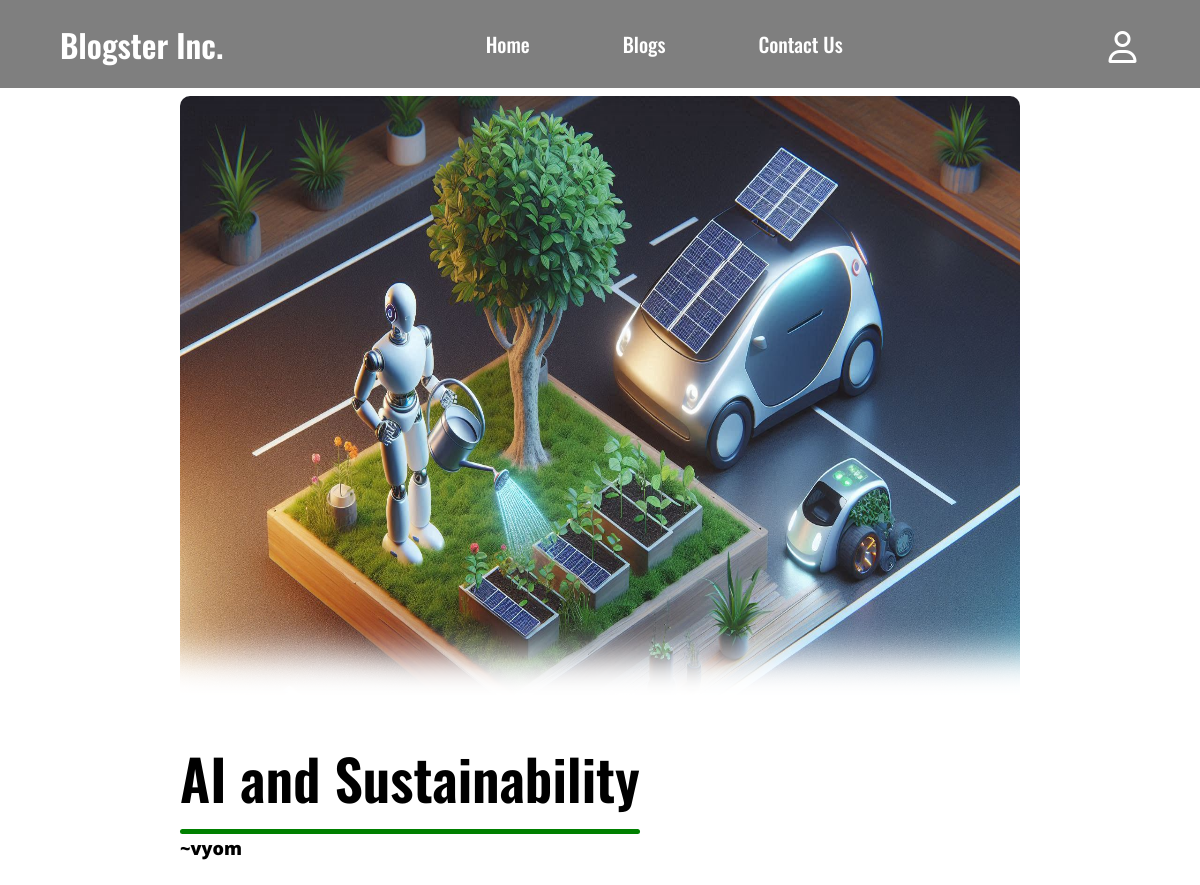
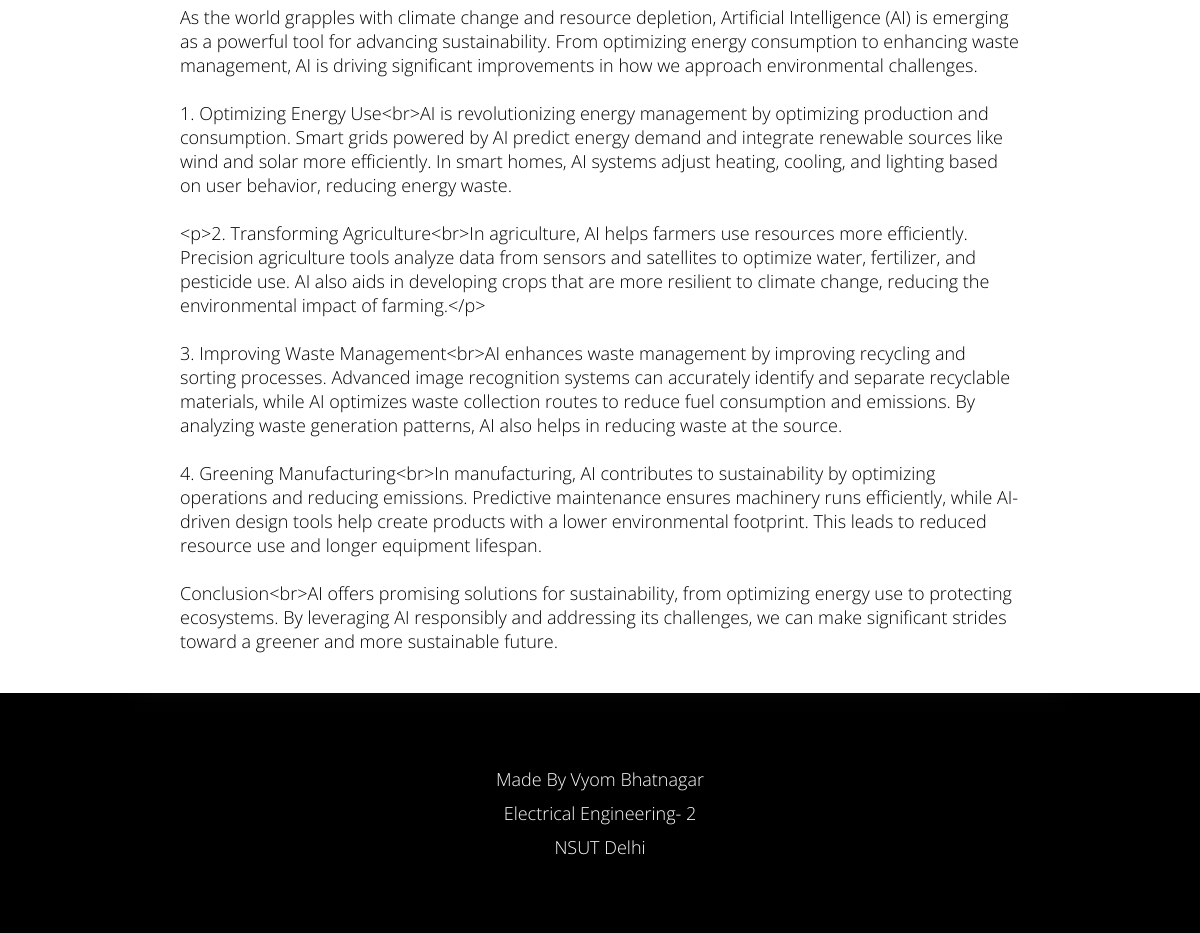
The app's page /blogs/showcase/12 with its own data (2 pictures, top to bottom).
### dexter/models.py (models this page shows)
class Blog(models.Model):
    id = models.AutoField(primary_key=True)
    author = models.ForeignKey(User, blank=False, null=False, on_delete=models.CASCADE)
    title = models.CharField(max_length=100)
    content = models.CharField(max_length=2500)
    img = models.ImageField(upload_to='pics')

### dexter/views.py (the view)
# urls.py: path('blogs/showcase/<int:id>', views.showcase, name = "showcase"),
def showcase(request, id):
    try:
        item = Blog.objects.get(id = id)
    except:
        print("404")
        return redirect('/')
    else:
        if request.user.is_authenticated:
            return render(request, "showcase.html", {"blog":item, "user":request.user})
        return render(request, "showcase.html", {"blog":item})

### templates/showcase.html (shortened to what this page needs)
{% extends 'base.html' %}
{% load static %}
    {% block content %}
    <main>
        <div class="top">
            {% if blog.img %}
            <img src="{{blog.img.url}}" alt="Avatar" style="width:100%">
            {% else %}
            <img src="{% static '/images/default.jpg' %}" alt="default">
            {% endif %}
        </div>
        <div class="base">
            <div class="title">
                <h2>{{blog.title}} </h2>
                <div class="divider"></div>
                <div style="font-weight: 900;" >~{{blog.author.username}}</div>
            </div>
            <div class="content">
                <p>{{blog.content|linebreaksbr}} </p>
            </div>
        </div>
    </main>
    {% endblock %}

### static/css/style.css (style rules this page uses)
* { padding: 0; margin: 0; box-sizing: border-box; }
body { font-family: 'Open Sans', sans-serif; font-weight: 100; font-size: 18px; }
.top { font-size: 1.5rem; color: green; font-weight: bold; }
.divider { width: 60vw; height: 5px; background-color: black; margin: auto; border-radius: 100vw; }

### templates/showcase.html (style rules this page uses)
h2 { font-family: 'Oswald', sans-serif; font-weight: 600; font-size: 3.5rem; text-align: left; }
main { width: 70vw; margin: auto; }
.top { margin-top: 12vh; }
.title { width: fit-content; }
.top img { display: block; height: 80vh; margin: auto; border-radius: 10px; }
.base { position: relative; box-shadow: 0px -38px 35px 45px white; z-index: 2; }
.divider { background-color: green; width: auto; margin: 10px 0px 2px 0px; }
.content { margin: 30px 0px 40px 0px; }

### records on screen
Blog: img (picture), title "AI and Sustainability", author.username "vyom", content "As the world grapples with climate change and resource depletion, Artificial Intelligence (AI) is emerging as a powerful tool for advancing sustainability. From optimizing energy consumption to enhancing waste management, AI is driving significant improvements in how we approach environmental challenges. 1. Optimizing Energy Use<br>AI is revolutionizing energy management by optimizing production and consumption. Smart grids powered by AI predict energy demand and integrate renewable sources like wind and solar more efficiently. In smart homes, AI systems adjust heating, cooling, and lighting based on user behavior, reducing energy waste. <p>2. Transforming Agriculture<br>In agriculture, AI…"
